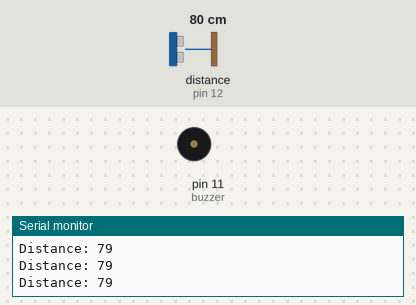
A sketch run on a simulated Arduino Uno, built with avr-gcc and run on an emulated ATmega328P. On the bench: buzzer (waves = sounding, pin HIGH), the last lines printed to the serial monitor. Wiring (inferred from the names in the program): ultrasonic range finder: trigger pin 13; echo pin 12. The test bench sets the inputs (shaded band); at power-on: distance to the obstacle (sensor on pin 12) 80 cm. The echo pulse lasts 58.3 µs per cm; pins used as bus, display or sensor lines are not drawn.

Above: at 1.2 s.
1.3 s: distance to the obstacle (sensor on pin 12) set to 11 cm
2.8 s: distance to the obstacle (sensor on pin 12) set to 8 cm
At 4.0 s:
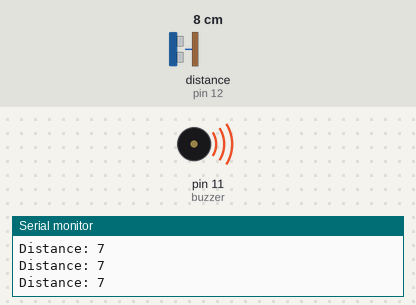
4.3 s: distance to the obstacle (sensor on pin 12) set to 18 cm
At 5.2 s:
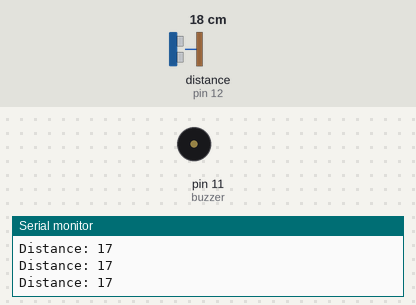
Timing chart, 0 to 7.3 s (numbered marks = the images above; inputs shaded):
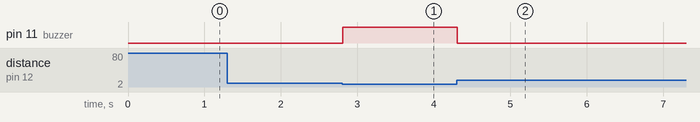

The sketch:

smart-blnd-shoe.ino
```cpp
//Tech Trends Shameer
//Snart Blind Show

// Define pins numbers
const int trigPin = 13;  //Connect Trig pin in Ultrasonic Sensor to Arduino Pin 13
const int echoPin = 12;  //Connect Echo pin in Ultrasonic Sensor to Arduino Pin 13
const int buzzer = 11;   //Connect Positive pin of Buzzer to Arduino Pin 11

// Define variables
long duration;
int distance;
int safetyDistance;


void setup() {
pinMode(trigPin, OUTPUT); // Sets the trigPin as an Output
pinMode(echoPin, INPUT); // Sets the echoPin as an Input
pinMode(buzzer, OUTPUT);
Serial.begin(9600); // Starts the serial communication
}


void loop() {
// Clears the trigPin
digitalWrite(trigPin, LOW);
delayMicroseconds(2);

// Sets the trigPin on HIGH state for 15 micro seconds
digitalWrite(trigPin, HIGH);
delayMicroseconds(15);
digitalWrite(trigPin, LOW);

// Reads the echoPin, returns the sound wave travel time in microseconds
duration = pulseIn(echoPin, HIGH);

// Calculate the distance
distance= duration*0.034/2;

safetyDistance = distance;
if (safetyDistance <= 8){
  digitalWrite(buzzer, HIGH);
}
else{
  digitalWrite(buzzer, LOW);
}

// Print the distance on the Serial Monitor
Serial.print("Distance: ");
Serial.println(distance);
}
```

Measured:
- the behaviour switches between 10 and 9 cm on distance to the obstacle (sensor on pin 12) (found by bisection; images 0 and 1)
- after the input at 2.8 s, pin 11 (buzzer): LOW → HIGH at once
- after the input at 4.3 s, pin 11 (buzzer): HIGH → LOW at once
